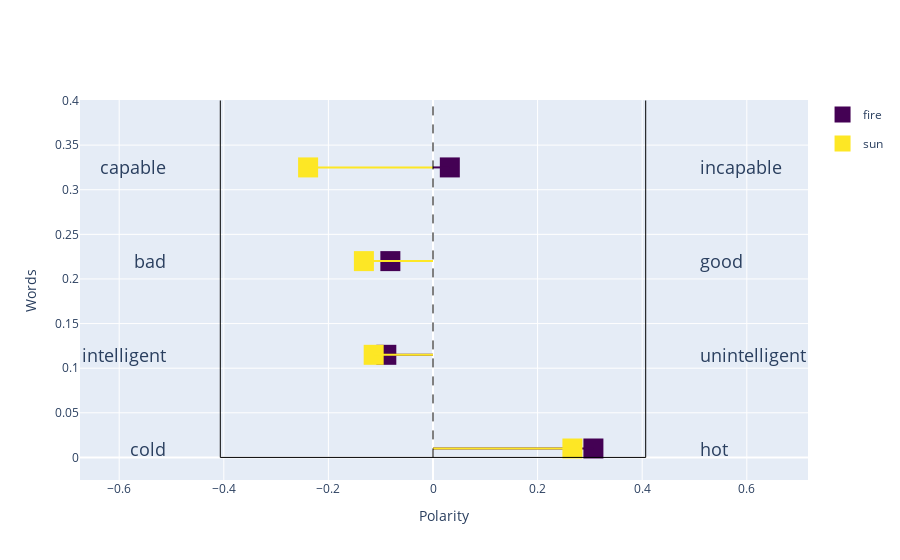
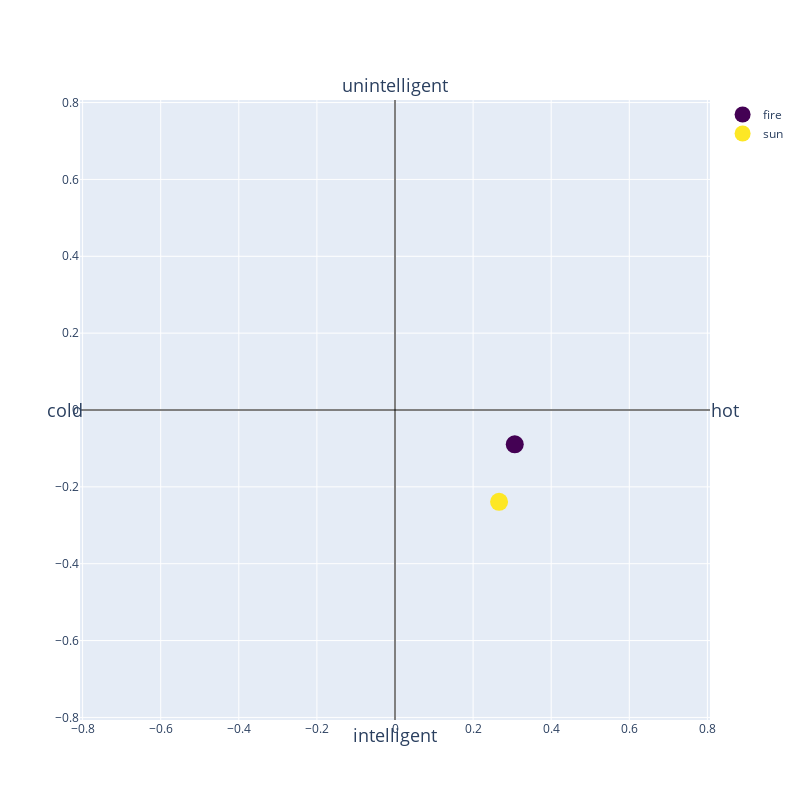

The cell these charts' notebook holds for them, in order:
### Code cell
out_path = '../SensePOLAR-TeamProject/antonyms/'
# antonym_path = "data_file.xlsx"
dims = [['hot', 'cold'], ['bad', 'good'], ['intelligent', 'unintelligent'], ['capable', 'incapable']]

dictionary = Dictionary('wordnet', api_key='')    
# dictionary = Dictionary('dictionaryapi', api_key='b4b51989-1b9d-4690-8975-4a83df13efc4 ')
# dictionary = Dictionary('wordnik', api_key='6488daf20061aa3e6200c013b470fa8ef1f2678c19b36ef05')
# lookupSpace = LookupCreator(dictionary, out_path, antonym_pairs=dims)
# lookupSpace.create_lookup_files()

antonym_path = out_path + "polar_dimensions.pkl"

model = BERTWordEmbeddings()

pdc = PolarDimensions(model, antonym_path=out_path + "antonym_wordnet_example_sentences_readable_extended.txt")
pdc.create_polar_dimensions(out_path)

words, context = ['fire', "sun"], ["the fire is burning", "sun is shining"]
wp = WordPolarity(model, antonym_path=antonym_path,lookup_path=out_path, method='base-change', number_polar=4)

polar_dimensions = []
for word, context in zip(words, context):
    dimension = wp.analyze_word(word, context)
    polar_dimensions.append(dimension)

plotter.plot_word_polarity(words, polar_dimensions)
plotter.plot_word_polarity_2d(words, polar_dimensions)

### Figure 1 — Plotly figure (JSON) as saved in the notebook; plotly's stock layout.template omitted (floating-point values rounded to 4 significant figures)
{"data": [{"legendgroup": "fire", "marker": {"color": "rgb(68, 1, 84)", "size": 20, "symbol": "square"}, "mode": "markers", "name": "fire", "showlegend": true, "type": "scatter", "x": [0.3067], "y": [0.01]}, {"legendgroup": "fire", "line": {"color": "rgb(68, 1, 84)", "width": 2}, "mode": "lines", "showlegend": false, "type": "scatter", "x": [0.3067, 0], "y": [0.01, 0.01]}, {"legendgroup": "sun", "marker": {"color": "rgb(253, 231, 37)", "size": 20, "symbol": "square"}, "mode": "markers", "name": "sun", "showlegend": true, "type": "scatter", "x": [0.2666], "y": [0.01]}, {"legendgroup": "sun", "line": {"color": "rgb(253, 231, 37)", "width": 2}, "mode": "lines", "showlegend": false, "type": "scatter", "x": [0.2666, 0], "y": [0.01, 0.01]}, {"legendgroup": "fire", "marker": {"color": "rgb(68, 1, 84)", "size": 20, "symbol": "square"}, "mode": "markers", "name": "fire", "showlegend": false, "type": "scatter", "x": [-0.08927], "y": [0.115]}, {"legendgroup": "fire", "line": {"color": "rgb(68, 1, 84)", "width": 2}, "mode": "lines", "showlegend": false, "type": "scatter", "x": [-0.08927, 0], "y": [0.115, 0.115]}, {"legendgroup": "sun", "marker": {"color": "rgb(253, 231, 37)", "size": 20, "symbol": "square"}, "mode": "markers", "name": "sun", "showlegend": false, "type": "scatter", "x": [-0.1134], "y": [0.115]}, {"legendgroup": "sun", "line": {"color": "rgb(253, 231, 37)", "width": 2}, "mode": "lines", "showlegend": false, "type": "scatter", "x": [-0.1134, 0], "y": [0.115, 0.115]}, {"legendgroup": "fire", "marker": {"color": "rgb(68, 1, 84)", "size": 20, "symbol": "square"}, "mode": "markers", "name": "fire", "showlegend": false, "type": "scatter", "x": [-0.08153], "y": [0.22]}, {"legendgroup": "fire", "line": {"color": "rgb(68, 1, 84)", "width": 2}, "mode": "lines", "showlegend": false, "type": "scatter", "x": [-0.08153, 0], "y": [0.22, 0.22]}, {"legendgroup": "sun", "marker": {"color": "rgb(253, 231, 37)", "size": 20, "symbol": "square"}, "mode": "markers", "name": "sun", "showlegend": false, "type": "scatter", "x": [-0.1321], "y": [0.22]}, {"legendgroup": "sun", "line": {"color": "rgb(253, 231, 37)", "width": 2}, "mode": "lines", "showlegend": false, "type": "scatter", "x": [-0.1321, 0], "y": [0.22, 0.22]}, {"legendgroup": "fire", "marker": {"color": "rgb(68, 1, 84)", "size": 20, "symbol": "square"}, "mode": "markers", "name": "fire", "showlegend": false, "type": "scatter", "x": [0.03216], "y": [0.325]}, {"legendgroup": "fire", "line": {"color": "rgb(68, 1, 84)", "width": 2}, "mode": "lines", "showlegend": false, "type": "scatter", "x": [0.03216, 0], "y": [0.325, 0.325]}, {"legendgroup": "sun", "marker": {"color": "rgb(253, 231, 37)", "size": 20, "symbol": "square"}, "mode": "markers", "name": "sun", "showlegend": false, "type": "scatter", "x": [-0.2388], "y": [0.325]}, {"legendgroup": "sun", "line": {"color": "rgb(253, 231, 37)", "width": 2}, "mode": "lines", "showlegend": false, "type": "scatter", "x": [-0.2388, 0], "y": [0.325, 0.325]}], "layout": {"annotations": [{"font": {"size": 18}, "showarrow": false, "text": "cold", "x": -0.5067, "xanchor": "right", "xref": "x", "y": 0.01, "yref": "y"}, {"font": {"size": 18}, "showarrow": false, "text": "hot", "x": 0.5067, "xanchor": "left", "xref": "x", "y": 0.01, "yref": "y"}, {"font": {"size": 18}, "showarrow": false, "text": "intelligent", "x": -0.5067, "xanchor": "right", "xref": "x", "y": 0.115, "yref": "y"}, {"font": {"size": 18}, "showarrow": false, "text": "unintelligent", "x": 0.5067, "xanchor": "left", "xref": "x", "y": 0.115, "yref": "y"}, {"font": {"size": 18}, "showarrow": false, "text": "bad", "x": -0.5067, "xanchor": "right", "xref": "x", "y": 0.22, "yref": "y"}, {"font": {"size": 18}, "showarrow": false, "text": "good", "x": 0.5067, "xanchor": "left", "xref": "x", "y": 0.22, "yref": "y"}, {"font": {"size": 18}, "showarrow": false, "text": "capable", "x": -0.5067, "xanchor": "right", "xref": "x", "y": 0.325, "yref": "y"}, {"font": {"size": 18}, "showarrow": false, "text": "incapable", "x": 0.5067, "xanchor": "left", "xref": "x", "y": 0.325, "yref": "y"}], "shapes": [{"line": {"color": "black", "width": 1}, "type": "line", "x0": -0.4067, "x1": 0.4067, "y0": 0, "y1": 0}, {"line": {"color": "black", "width": 1}, "type": "line", "x0": -0.4067, "x1": -0.4067, "y0": 0, "y1": 0.4}, {"line": {"color": "black", "width": 1}, "type": "line", "x0": 0.4067, "x1": 0.4067, "y0": 0, "y1": 0.4}, {"line": {"color": "black", "dash": "dash", "width": 1}, "type": "line", "x0": 0, "x1": 0, "y0": 0, "y1": 0.4}], "xaxis": {"anchor": "y", "autorange": true, "domain": [0, 1], "range": [-0.3388, 0.4067], "title": {"text": "Polarity"}}, "yaxis": {"anchor": "x", "autorange": true, "domain": [0, 1], "title": {"text": "Words"}}}}

### Figure 2 — Plotly figure (JSON) as saved in the notebook; plotly's stock layout.template omitted (floating-point values rounded to 4 significant figures)
{"data": [{"marker": {"color": "rgb(68, 1, 84)", "size": 18}, "mode": "markers", "name": "fire", "type": "scatter", "x": [0.3067], "y": [-0.08927]}, {"marker": {"color": "rgb(253, 231, 37)", "size": 18}, "mode": "markers", "name": "sun", "type": "scatter", "x": [0.2666], "y": [-0.2388]}], "layout": {"annotations": [{"font": {"size": 18}, "showarrow": false, "text": "cold", "x": -0.8067, "xshift": -15, "y": 0}, {"font": {"size": 18}, "showarrow": false, "text": "hot", "x": 0.8067, "xshift": 15, "y": 0}, {"font": {"size": 18}, "showarrow": false, "text": "intelligent", "x": 0, "y": -0.8067, "yshift": -15}, {"font": {"size": 18}, "showarrow": false, "text": "unintelligent", "x": 0, "y": 0.8067, "yshift": 15}], "height": 800, "shapes": [{"line": {"color": "black", "width": 1}, "type": "line", "x0": -0.8067, "x1": 0.8067, "y0": 0, "y1": 0}, {"line": {"color": "black", "width": 1}, "type": "line", "x0": 0, "x1": 0, "y0": -0.8067, "y1": 0.8067}], "width": 800, "xaxis": {"range": [-0.8067, 0.8067]}, "yaxis": {"range": [-0.8067, 0.8067]}}}
